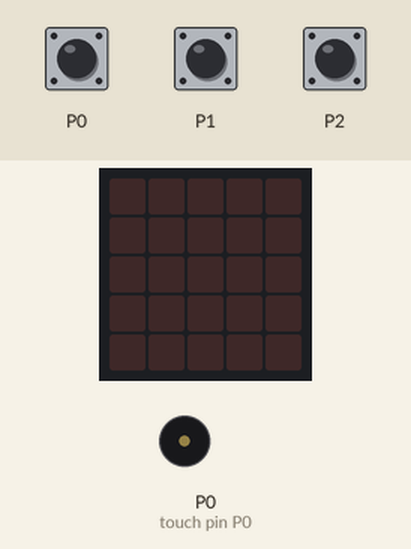
A program run on a simulated BBC micro:bit (MakeCode). Parts: the board's 5×5 LED display, buzzer (waves = sounding). The inputs (shaded band) are chosen by the test bench. A reset restarts the program.

Above: at 1.2 s.
1.3 s: touch pin P1 pressed for 0.15 s
At 2.8 s:
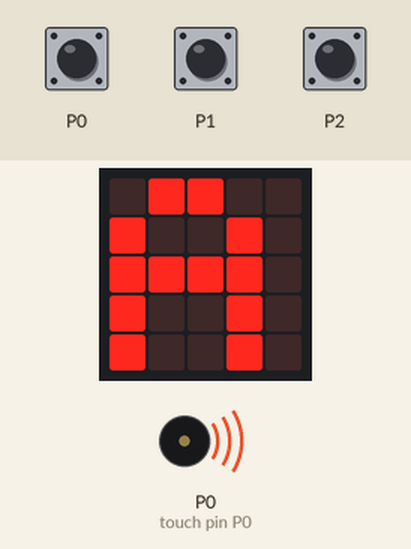
3.5 s: touch pin P0 pressed for 0.15 s
At 4.0 s:
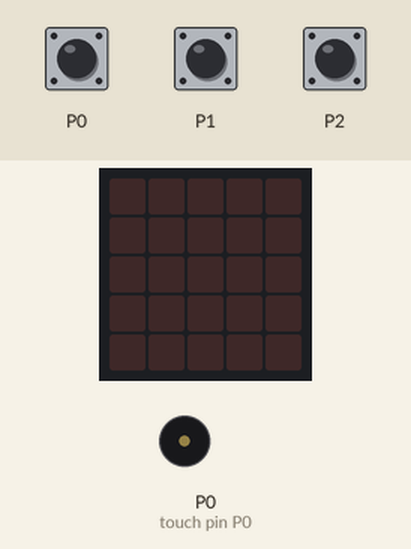
5.1 s: touch pin P2 pressed for 0.15 s
At 6.9 s:
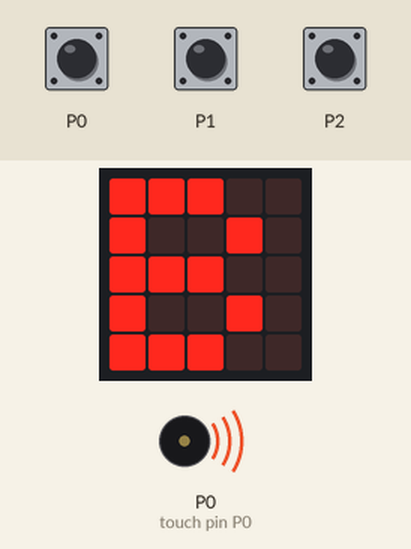
Timing chart, 0 to 8.4 s (numbered marks = the images above; inputs shaded):
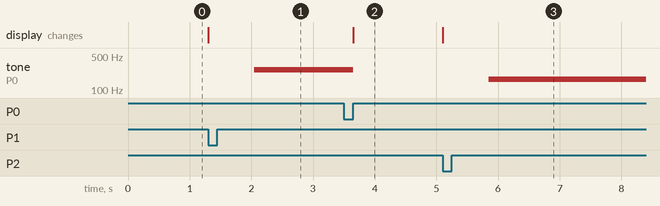

Measured:
- after the input at 1.3 s, tone on P0 (touch pin P0): silent → 262 Hz after 0.75 s; the display: changes at once (image 1)
- after the input at 3.5 s, tone on P0 (touch pin P0): 262 Hz → silent after 0.15 s; the display: changes after 0.15 s (image 2)
- after the input at 5.1 s, tone on P0 (touch pin P0): silent → 165 Hz after 0.75 s; the display: changes at once (image 3)

The program:

main.ts
```typescript
input.onPinPressed(TouchPin.P0, function () {
    control.reset()
})
let BotãoNãoPressionado = true
basic.forever(function () {
    while (BotãoNãoPressionado) {
        if (input.pinIsPressed(TouchPin.P1)) {
            basic.showString("A")
            music.ringTone(262)
            BotãoNãoPressionado = false
        } else if (input.pinIsPressed(TouchPin.P2)) {
            basic.showString("B")
            music.ringTone(165)
            BotãoNãoPressionado = false
        }
    }
})
```

test.ts
```typescript
// testes vão aqui; isto não será compilado quando este pacote for usado como uma extensão.
```
